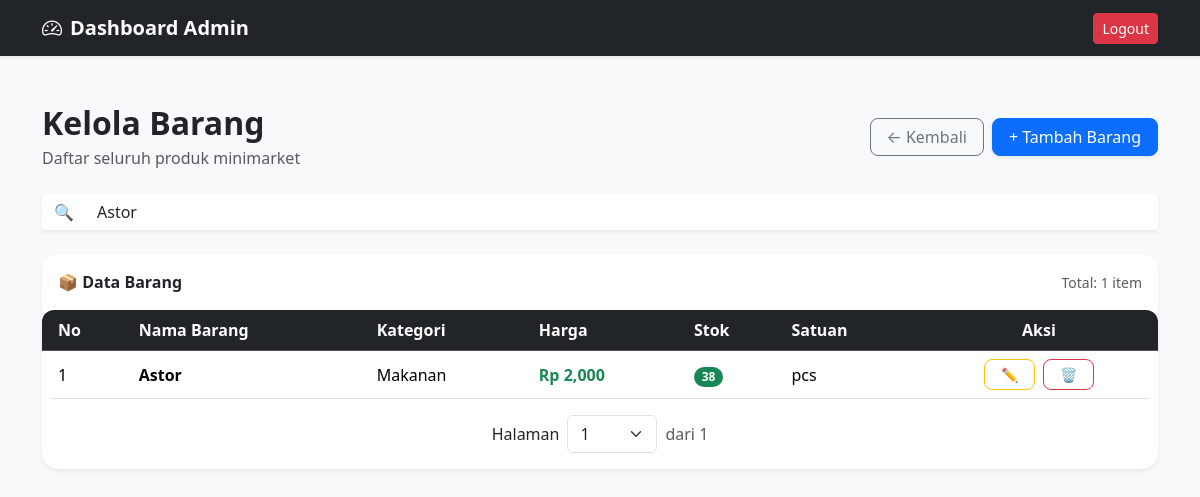
The page /admin/barang/index.php?cari=Astor (signed in) on the database as committed earlier.
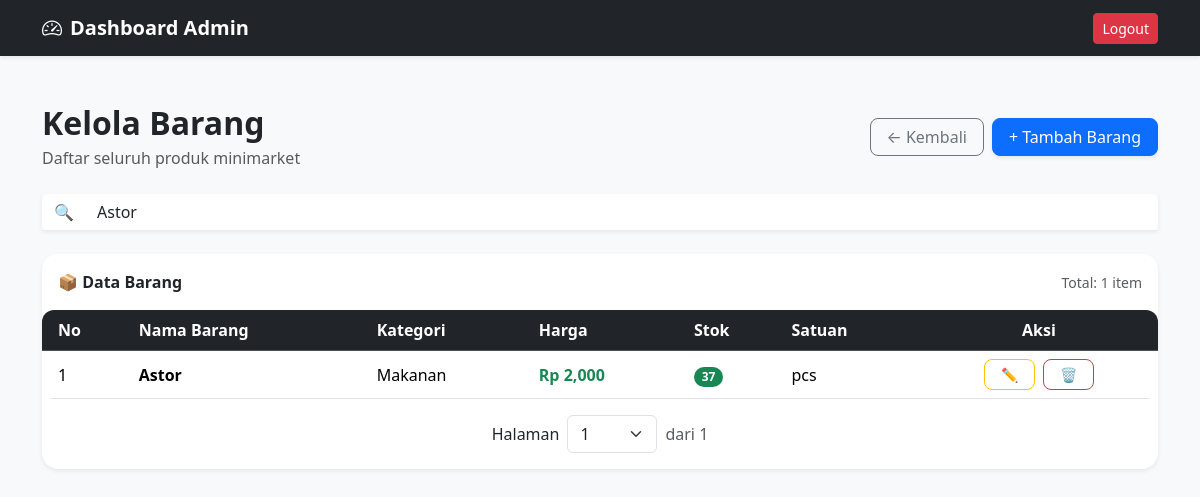
The same page on the database as committed later.
### tables this page shows
CREATE TABLE `barang` (
  `id_barang` int NOT NULL,
  `id_kategori` int NOT NULL,
  `id_satuan` int NOT NULL,
  `nama_barang` varchar(100) NOT NULL,
  `harga` int NOT NULL,
  `stok` int NOT NULL DEFAULT '0',
  `created_at` timestamp NOT NULL DEFAULT CURRENT_TIMESTAMP
);

CREATE TABLE `kategori` (
  `id_kategori` int NOT NULL,
  `nama_kategori` varchar(100) NOT NULL
);

CREATE TABLE `satuan` (
  `id_satuan` int NOT NULL,
  `nama_satuan` varchar(50) NOT NULL
);

### admin/barang/index.php (the view, shortened to what the changed rows need)
<?php
include '../../config/db.php';
$cari = $_GET['cari'] ?? '';
$limit = 15;
$halaman = isset($_GET['hal']) ? (int)$_GET['hal'] : 1;
$offset = ($halaman - 1) * $limit;
$query = mysqli_query(
    $koneksi,
    "SELECT barang.*,
            kategori.nama_kategori,
            satuan.nama_satuan
        FROM barang
        LEFT JOIN kategori
            ON barang.id_kategori = kategori.id_kategori
        LEFT JOIN satuan
            ON barang.id_satuan = satuan.id_satuan
        WHERE barang.nama_barang LIKE '%$cari%'
            OR barang.harga LIKE '%$cari%'
            OR barang.stok LIKE '%$cari%'
            OR kategori.nama_kategori LIKE '%$cari%'
            -- FILTER STATUS STOK
            OR ('$cari' = 'habis' AND barang.stok = 0)
            OR ('$cari' = 'low' AND barang.stok > 0 AND barang.stok <= 5)
            OR ('$cari' = 'aman' AND barang.stok > 5)
        ORDER BY barang.id_barang DESC
        LIMIT $offset, $limit"
);
?>
<!DOCTYPE html>
<html lang="id">
<head>
    <link href="https://cdn.jsdelivr.net/npm/bootstrap@5.3.8/dist/css/bootstrap.min.css" rel="stylesheet"
>
    <link rel="stylesheet" href="https://cdn.jsdelivr.net/npm/bootstrap-icons@1.11.3/font/bootstrap-icons.min.css">
</head>
<body class="bg-light">
    <div class="container py-5">
        <div class="d-flex justify-content-between align-items-center mb-4">
            <div>
                <h2 class="fw-bold mb-1">Kelola Barang</h2>
            </div>
        </div>
        <div class="card border-0 shadow-sm rounded-4 overflow-hidden">
            <div class="card-body p-0">
                <div class="table-scroll" id="tableScroll">
                    <table class="table align-middle mb-0 table-hover">
                        <thead class="table-dark">
                            <tr>
                                <th class="ps-3">No</th>
                                <th>Nama Barang</th>
                                <th>Kategori</th>
                                <th>Harga</th>
                                <th>Stok</th>
                                <th>Satuan</th>
                                <th class="text-center">Aksi</th>
                            </tr>
                        </thead>
                        <tbody>
                            <?php $no = $offset + 1; while ($barang = mysqli_fetch_assoc($query)) : ?>
                            <tr>
                                <td class="ps-3"><?= $no++; ?></td>
                                <td class="fw-semibold"> <?= $barang['nama_barang']; ?> </td>
                                <td>
                                    <span class="rounded-pill">
                                        <?= $barang['nama_kategori'] ?? '-'; ?>
                                    </span>
                                </td>
                                <td class="text-success fw-semibold">
                                    Rp <?= number_format($barang['harga']); ?>
                                </td>
                                <td>
                                    <?php if ($barang['stok'] <= 0): ?>
                                    <span class="badge badge-habis rounded-pill">
                                        HABIS
                                    </span>
                                    <?php elseif ($barang['stok'] <= 5): ?>
                                    <span class="badge bg-danger rounded-pill">
                                        <?= $barang['stok']; ?> (LOW)
                                    </span>
                                    <?php elseif ($barang['stok'] <= 20): ?>
                                    <span class="badge bg-warning text-dark rounded-pill">
                                        <?= $barang['stok']; ?>
                                    </span>
                                    <?php else: ?>
                                    <span class="badge bg-success rounded-pill">
                                        <?= $barang['stok']; ?>
                                    </span>
                                    <?php endif; ?>
                                </td>
                                <td> <?= $barang['nama_satuan'] ?? '-'; ?> </td>
                                <td>
                                    <div class="d-flex justify-content-center gap-2">
                                        <a href="edit.php?id=<?= $barang['id_barang']; ?>"
                                            class="btn btn-sm btn-outline-warning rounded-3 px-3">
                                            ✏️
                                        </a>
                                        <a href="../../proses/admin/hapus/proses_hapus_barang.php?id=<?= $barang['id_barang']; ?>"
                                            class="btn btn-sm btn-outline-danger rounded-3 px-3"
                                            onclick="return confirm('Yakin ingin menghapus barang ini?')">
                                            🗑️
                                        </a>
                                    </div>
                                </td>
                            </tr>
                            <?php endwhile; ?>
                        </tbody>
                    </table>
                </div>
            </div>
        </div>
    </div>
</body>
</html>

Rows that differ between the two databases and show on the page:
changed barang "Astor": stok "38" → "37"
